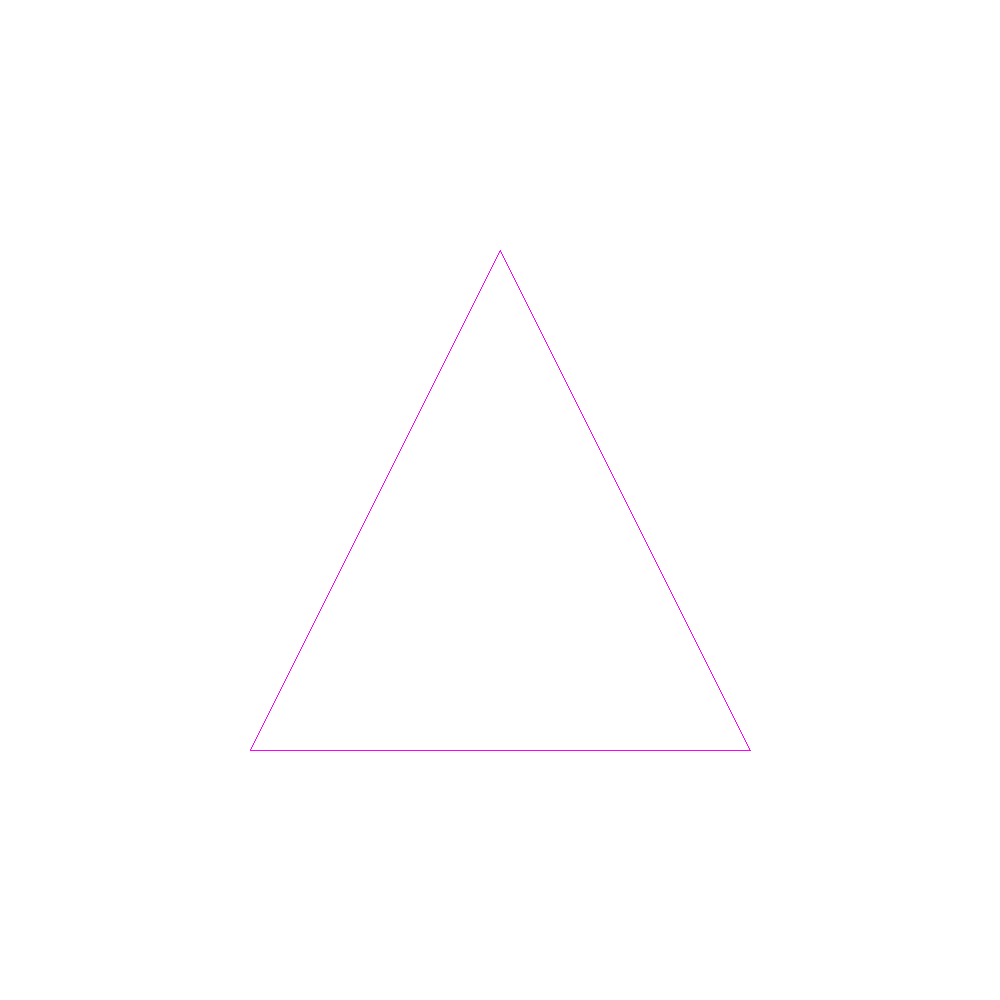

Source code (Python):
from PIL import Image, ImageDraw

# Setup
img_width = 1000
img_height = 1000
img = Image.new("RGB", (img_width, img_height))
draw = ImageDraw.Draw(img)

# Draw
draw.polygon([(500, 250), (250, 750), (750, 750)], outline='lime')

img = Image.eval(img, lambda x: 255 if x < 128 else 0)

# Saves the picture
img_path = __file__.replace('.py', '.png')
img.save(img_path)
print(f'Saved {img_path}')
img.show()
